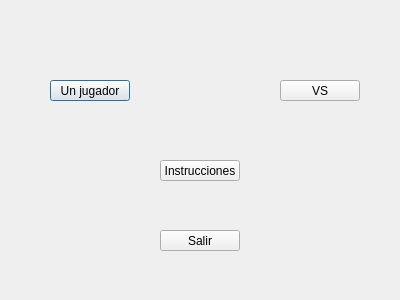
<?xml version="1.0" encoding="UTF-8"?>
<ui version="4.0">
 <class>Menu</class>
 <widget class="QDialog" name="Menu">
  <property name="geometry">
   <rect>
    <x>0</x>
    <y>0</y>
    <width>400</width>
    <height>300</height>
   </rect>
  </property>
  <property name="windowTitle">
   <string>Pinbal Menu</string>
  </property>
  <widget class="QPushButton" name="OnePlayer">
   <property name="geometry">
    <rect>
     <x>50</x>
     <y>80</y>
     <width>80</width>
     <height>21</height>
    </rect>
   </property>
   <property name="text">
    <string>Un jugador</string>
   </property>
  </widget>
  <widget class="QPushButton" name="MultiPlayer">
   <property name="geometry">
    <rect>
     <x>280</x>
     <y>80</y>
     <width>80</width>
     <height>21</height>
    </rect>
   </property>
   <property name="text">
    <string>VS</string>
   </property>
  </widget>
  <widget class="QPushButton" name="Instrucciones">
   <property name="geometry">
    <rect>
     <x>160</x>
     <y>160</y>
     <width>80</width>
     <height>21</height>
    </rect>
   </property>
   <property name="text">
    <string>Instrucciones</string>
   </property>
  </widget>
  <widget class="QPushButton" name="Salir">
   <property name="geometry">
    <rect>
     <x>160</x>
     <y>230</y>
     <width>80</width>
     <height>21</height>
    </rect>
   </property>
   <property name="text">
    <string>Salir</string>
   </property>
  </widget>
 </widget>
 <resources/>
 <connections/>
</ui>
